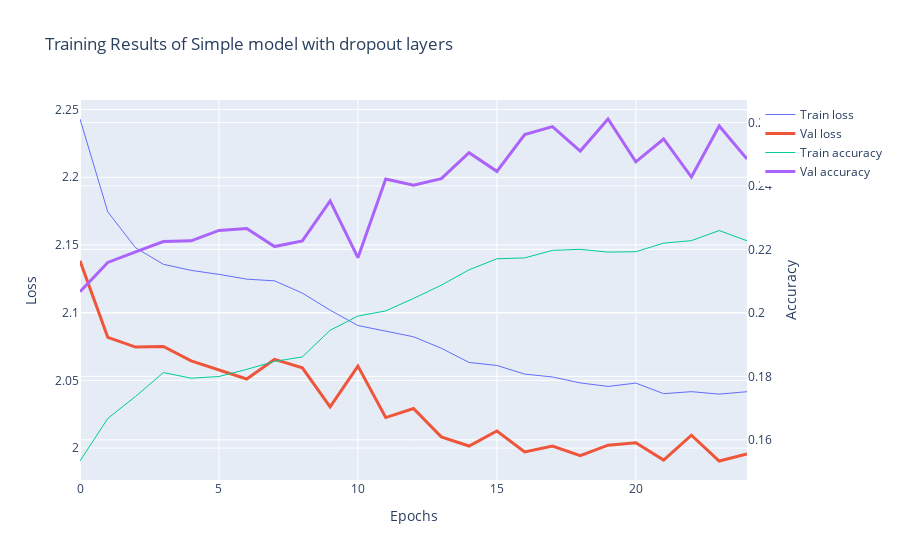

Notebook source saved alongside this figure:
### Code cell
results_model_with_dropouts= train_model(simple_model_with_dropouts, X_train, y_train, X_val=X_val, y_val=y_val, epochs=100, patience=3, threshold=1e-3, verbose=1)
df_results = pd.DataFrame(results_model_with_dropouts).T
df_results.index.name = 'Epoch'
plot_results(df_results, 'Simple model with dropout layers')

### Figure 1 — Plotly figure (JSON) as saved in the notebook; plotly's stock layout.template omitted (floating-point values rounded to 4 significant figures)
{"data": [{"fill": "none", "line": {"width": 1}, "mode": "lines", "name": "Train loss", "type": "scatter", "x": [0, 1, 2, 3, 4, 5, 6, 7, 8, 9, 10, 11, 12, 13, 14, 15, 16, 17, 18, 19, 20, 21, 22, 23, 24], "y": [2.243, 2.174, 2.148, 2.136, 2.131, 2.128, 2.125, 2.124, 2.114, 2.102, 2.091, 2.086, 2.082, 2.074, 2.063, 2.061, 2.055, 2.053, 2.048, 2.046, 2.048, 2.04, 2.042, 2.04, 2.042]}, {"fill": "none", "line": {"width": 3}, "mode": "lines", "name": "Val loss", "type": "scatter", "x": [0, 1, 2, 3, 4, 5, 6, 7, 8, 9, 10, 11, 12, 13, 14, 15, 16, 17, 18, 19, 20, 21, 22, 23, 24], "y": [2.138, 2.082, 2.075, 2.075, 2.064, 2.057, 2.051, 2.066, 2.059, 2.03, 2.061, 2.023, 2.029, 2.008, 2.001, 2.013, 1.997, 2.001, 1.994, 2.002, 2.004, 1.991, 2.01, 1.99, 1.996]}, {"fill": "none", "line": {"width": 1}, "mode": "lines", "name": "Train accuracy", "type": "scatter", "x": [0, 1, 2, 3, 4, 5, 6, 7, 8, 9, 10, 11, 12, 13, 14, 15, 16, 17, 18, 19, 20, 21, 22, 23, 24], "y": [0.1533, 0.1667, 0.1737, 0.1812, 0.1794, 0.1799, 0.1822, 0.1847, 0.1861, 0.1945, 0.199, 0.2006, 0.2045, 0.2087, 0.2136, 0.2171, 0.2173, 0.2197, 0.22, 0.2192, 0.2193, 0.222, 0.2228, 0.226, 0.2227], "yaxis": "y2"}, {"fill": "none", "line": {"width": 3}, "mode": "lines", "name": "Val accuracy", "type": "scatter", "x": [0, 1, 2, 3, 4, 5, 6, 7, 8, 9, 10, 11, 12, 13, 14, 15, 16, 17, 18, 19, 20, 21, 22, 23, 24], "y": [0.2067, 0.2159, 0.2192, 0.2225, 0.2227, 0.226, 0.2266, 0.2209, 0.2227, 0.2353, 0.2174, 0.2422, 0.2402, 0.2423, 0.2505, 0.2446, 0.2562, 0.2587, 0.251, 0.2611, 0.2476, 0.2548, 0.2428, 0.2589, 0.2485], "yaxis": "y2"}], "layout": {"title": {"text": "Training Results of Simple model with dropout layers"}, "xaxis": {"title": {"text": "Epochs"}}, "yaxis": {"title": {"text": "Loss"}}, "yaxis2": {"overlaying": "y", "side": "right", "title": {"text": "Accuracy"}}}}
